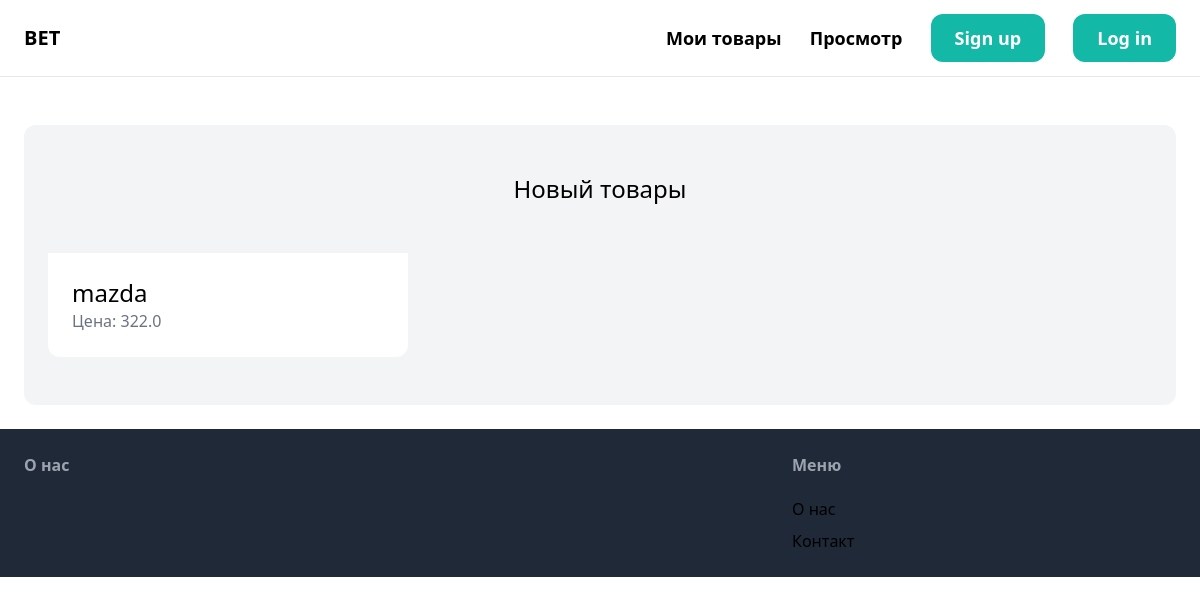
Before: / with the older database file.
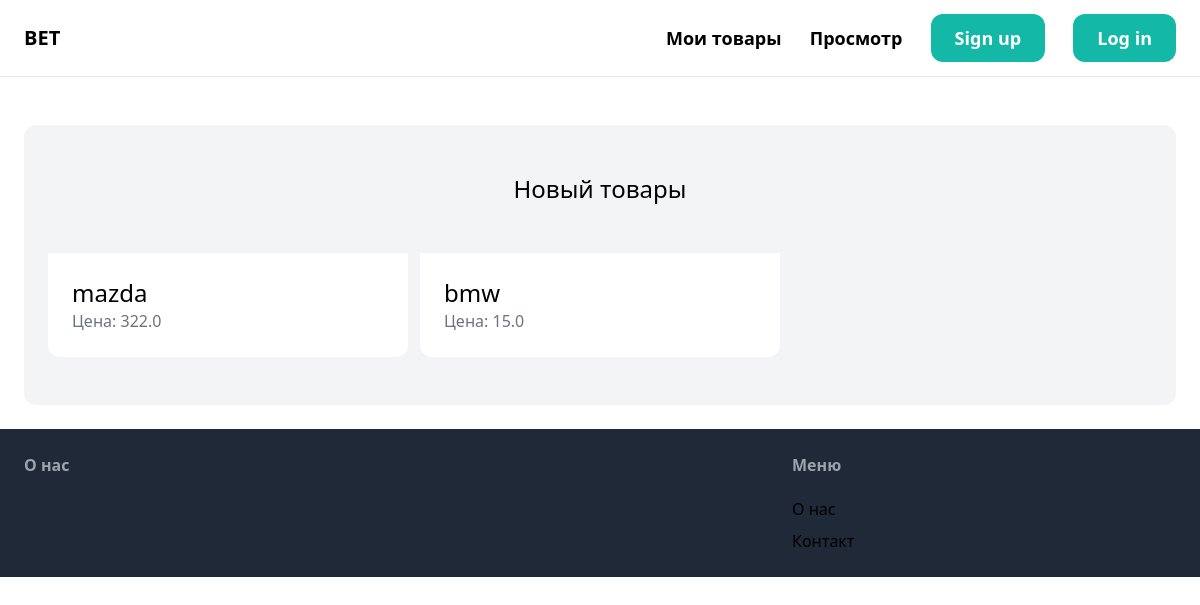
After: the same page with the newer database file.
### item/models.py (models this page shows)
class Item(models.Model):
    category = models.ForeignKey(Category, related_name='items', on_delete=models.CASCADE)
    name = models.CharField(max_length=255)
    description = models.TextField(blank=True, null=True)
    price = models.FloatField(User)
    image = models.ImageField(upload_to='item_images', blank=True, null=True)
    is_sold = models.BooleanField(default=False)
    created_by = models.ForeignKey(User,related_name='items',on_delete=models.CASCADE)

### store/views.py (the view)
# urls.py: path('', views.index, name='index'),
def index(request):
    items = Item.objects.filter(is_sold = False)[0:6]
    categories = Category.objects.all()
    return render(request, 'store/index.html', {
        'categories': categories,
        'items': items,
    })

### store/templates/store/index.html (shortened to what this page needs)
{% extends 'store/base.html' %}
{% block content %}
<div class="mt-6 px-6 py-12 bg-gray-100 rounded-xl">
    <h2 class="mb-12 text-2xl text-center">Новый товары</h2>
    <div class="grid grid-cols-3 gap-3">
        {% for item in items %}
        <div>
            <a href="{% url 'item:detail' item.id %}">
                <div class="p-6 bg-white rounded-b-xl">
                    <h2 class="text-2xl">{{ item.name }}</h2>
                    <p class="text-gray-500">Цена: {{ item.price }}</p>
                </div>
            </a>
        </div>
        {% endfor %}
    </div>
</div>
{% endblock content %}

Changed rows visible on the page:
added Item: name "bmw", price "15.0"
